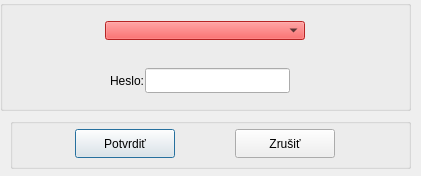
<?xml version="1.0" encoding="UTF-8"?>
<ui version="4.0">
 <class>SignInDialogClass</class>
 <widget class="QDialog" name="SignInDialogClass">
  <property name="geometry">
   <rect>
    <x>0</x>
    <y>0</y>
    <width>421</width>
    <height>176</height>
   </rect>
  </property>
  <property name="windowTitle">
   <string>SignInDialog</string>
  </property>
  <widget class="QGroupBox" name="groupBox">
   <property name="geometry">
    <rect>
     <x>0</x>
     <y>0</y>
     <width>411</width>
     <height>111</height>
    </rect>
   </property>
   <property name="title">
    <string/>
   </property>
   <widget class="QWidget" name="horizontalLayoutWidget_2">
    <property name="geometry">
     <rect>
      <x>10</x>
      <y>10</y>
      <width>391</width>
      <height>41</height>
     </rect>
    </property>
    <layout class="QHBoxLayout" name="horizontalLayout_2">
     <item>
      <widget class="QComboBox" name="comboBox_user">
       <property name="maximumSize">
        <size>
         <width>200</width>
         <height>25</height>
        </size>
       </property>
       <property name="styleSheet">
        <string notr="true">background-color: rgb(255, 51, 51);
font: 10pt &quot;Segoe UI&quot;;</string>
       </property>
       <property name="currentText">
        <string/>
       </property>
       <property name="placeholderText">
        <string>Vyberte používateľa</string>
       </property>
      </widget>
     </item>
    </layout>
   </widget>
   <widget class="QWidget" name="horizontalLayoutWidget_3">
    <property name="geometry">
     <rect>
      <x>10</x>
      <y>50</y>
      <width>391</width>
      <height>61</height>
     </rect>
    </property>
    <layout class="QHBoxLayout" name="horizontalLayout_3">
     <property name="spacing">
      <number>1</number>
     </property>
     <property name="leftMargin">
      <number>0</number>
     </property>
     <item>
      <spacer name="horizontalSpacer">
       <property name="orientation">
        <enum>Qt::Horizontal</enum>
       </property>
       <property name="sizeType">
        <enum>QSizePolicy::Fixed</enum>
       </property>
       <property name="sizeHint" stdset="0">
        <size>
         <width>100</width>
         <height>20</height>
        </size>
       </property>
      </spacer>
     </item>
     <item>
      <widget class="QLabel" name="label_password">
       <property name="maximumSize">
        <size>
         <width>50</width>
         <height>25</height>
        </size>
       </property>
       <property name="text">
        <string>Heslo:</string>
       </property>
       <property name="alignment">
        <set>Qt::AlignRight|Qt::AlignTrailing|Qt::AlignVCenter</set>
       </property>
      </widget>
     </item>
     <item>
      <widget class="QLineEdit" name="lineEdit_password">
       <property name="maximumSize">
        <size>
         <width>300</width>
         <height>25</height>
        </size>
       </property>
      </widget>
     </item>
     <item>
      <spacer name="horizontalSpacer_2">
       <property name="orientation">
        <enum>Qt::Horizontal</enum>
       </property>
       <property name="sizeType">
        <enum>QSizePolicy::Fixed</enum>
       </property>
       <property name="sizeHint" stdset="0">
        <size>
         <width>100</width>
         <height>20</height>
        </size>
       </property>
      </spacer>
     </item>
    </layout>
   </widget>
  </widget>
  <widget class="QGroupBox" name="groupBox_2">
   <property name="geometry">
    <rect>
     <x>10</x>
     <y>118</y>
     <width>401</width>
     <height>51</height>
    </rect>
   </property>
   <property name="title">
    <string/>
   </property>
   <widget class="QWidget" name="horizontalLayoutWidget">
    <property name="geometry">
     <rect>
      <x>0</x>
      <y>0</y>
      <width>391</width>
      <height>51</height>
     </rect>
    </property>
    <layout class="QHBoxLayout" name="horizontalLayout">
     <item>
      <widget class="QPushButton" name="pushButton_login">
       <property name="maximumSize">
        <size>
         <width>100</width>
         <height>30</height>
        </size>
       </property>
       <property name="text">
        <string>Potvrdiť</string>
       </property>
      </widget>
     </item>
     <item>
      <widget class="QPushButton" name="pushButton_cancel">
       <property name="maximumSize">
        <size>
         <width>100</width>
         <height>30</height>
        </size>
       </property>
       <property name="text">
        <string>Zrušiť</string>
       </property>
      </widget>
     </item>
    </layout>
   </widget>
  </widget>
 </widget>
 <layoutdefault spacing="6" margin="11"/>
 <resources/>
 <connections/>
</ui>
